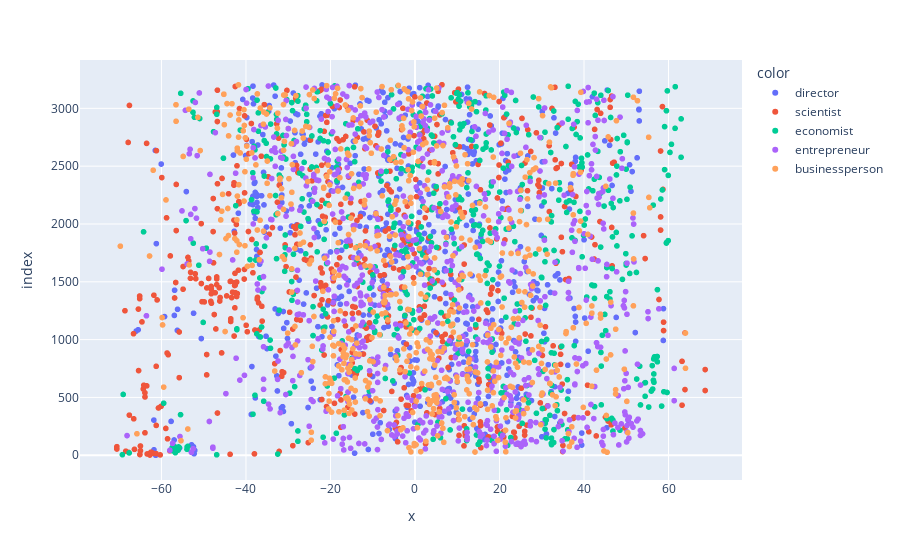

The notebook cell saved with this chart:
### Code cell
ex.scatter(components_tsne[:, 0], components_tsne[:, 1], color=df_occupations_top_n.occupation)

### Figure 1 — Plotly figure (JSON) as saved in the notebook; plotly's stock layout.template omitted (floating-point values rounded to 4 significant figures; data arrays with more than 128 entries replaced by an {"elided": "..."} marker saying what was removed)
{"data": [{"hovertemplate": "color=director<br>x=%{x}<br>index=%{y}<extra></extra>", "legendgroup": "director", "marker": {"color": "#636efa", "symbol": "circle"}, "mode": "markers", "name": "director", "showlegend": true, "type": "scattergl", "x": {"elided": "582 float values"}, "xaxis": "x", "y": {"elided": "582 int values"}, "yaxis": "y"}, {"hovertemplate": "color=scientist<br>x=%{x}<br>index=%{y}<extra></extra>", "legendgroup": "scientist", "marker": {"color": "#EF553B", "symbol": "circle"}, "mode": "markers", "name": "scientist", "showlegend": true, "type": "scattergl", "x": {"elided": "602 float values"}, "xaxis": "x", "y": {"elided": "602 int values"}, "yaxis": "y"}, {"hovertemplate": "color=economist<br>x=%{x}<br>index=%{y}<extra></extra>", "legendgroup": "economist", "marker": {"color": "#00cc96", "symbol": "circle"}, "mode": "markers", "name": "economist", "showlegend": true, "type": "scattergl", "x": {"elided": "609 float values"}, "xaxis": "x", "y": {"elided": "609 int values"}, "yaxis": "y"}, {"hovertemplate": "color=entrepreneur<br>x=%{x}<br>index=%{y}<extra></extra>", "legendgroup": "entrepreneur", "marker": {"color": "#ab63fa", "symbol": "circle"}, "mode": "markers", "name": "entrepreneur", "showlegend": true, "type": "scattergl", "x": {"elided": "763 float values"}, "xaxis": "x", "y": {"elided": "763 int values"}, "yaxis": "y"}, {"hovertemplate": "color=businessperson<br>x=%{x}<br>index=%{y}<extra></extra>", "legendgroup": "businessperson", "marker": {"color": "#FFA15A", "symbol": "circle"}, "mode": "markers", "name": "businessperson", "showlegend": true, "type": "scattergl", "x": {"elided": "649 float values"}, "xaxis": "x", "y": {"elided": "649 int values"}, "yaxis": "y"}], "layout": {"legend": {"title": {"text": "color"}, "tracegroupgap": 0}, "margin": {"t": 60}, "xaxis": {"anchor": "y", "domain": [0, 1], "title": {"text": "x"}}, "yaxis": {"anchor": "x", "domain": [0, 1], "title": {"text": "index"}}}}
